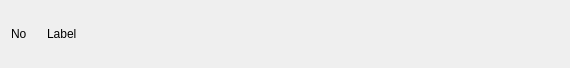
<?xml version="1.0" encoding="UTF-8"?>
<ui version="4.0">
 <class>Form</class>
 <widget class="QWidget" name="Form">
  <property name="geometry">
   <rect>
    <x>0</x>
    <y>0</y>
    <width>570</width>
    <height>68</height>
   </rect>
  </property>
  <property name="windowTitle">
   <string>Form</string>
  </property>
  <layout class="QGridLayout" name="gridLayout">
   <item row="1" column="0">
    <widget class="QLabel" name="commit_num">
     <property name="maximumSize">
      <size>
       <width>30</width>
       <height>16777215</height>
      </size>
     </property>
     <property name="text">
      <string>No</string>
     </property>
    </widget>
   </item>
   <item row="1" column="1">
    <widget class="QLabel" name="commit_dets">
     <property name="text">
      <string>Label</string>
     </property>
    </widget>
   </item>
  </layout>
 </widget>
 <resources/>
 <connections/>
</ui>
